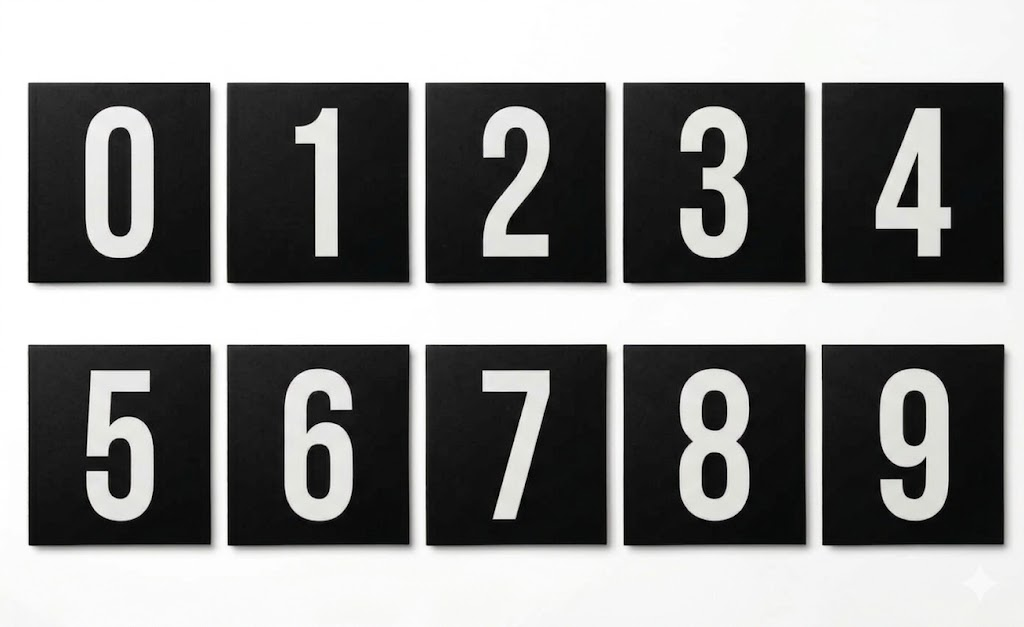
#> input picture Deep Learning/TensorFlow/data/Numbers.jpg, 1024 x 627 px, found by its file name
$ jupyter execute detect_and_generate_numbers.ipynb
#> lines starting #> are read from the running program, lines starting #| are printed output that depends on the picture; after the words box and inside, x2 and y2 are one past the last pixel; in counts of white or black regions, pixels touching at a corner belong together
[cell 1]
# This program will extract individual number from a image file and create separate image file for each number.
# This program needs OpenCV library, it can be installed as
#                 pip install opencv-python

import cv2
import numpy as np

def extract_digits_perfectly(image_path):
    # 1. Load the image
#> called with image_path = 'sample_data/images/Numbers.jpg'
    img = cv2.imread(image_path)
#> img is the input picture: shape (627, 1024, 3); mean B, G, R 136.1, 136.8, 136.6
    if img is None:
        print("Error: Could not load image. Check the file path.")
        return

    gray = cv2.cvtColor(img, cv2.COLOR_BGR2GRAY)

    # 2. Threshold the image to turn black squares white and white background black
    _, thresh = cv2.threshold(gray, 50, 255, cv2.THRESH_BINARY_INV)
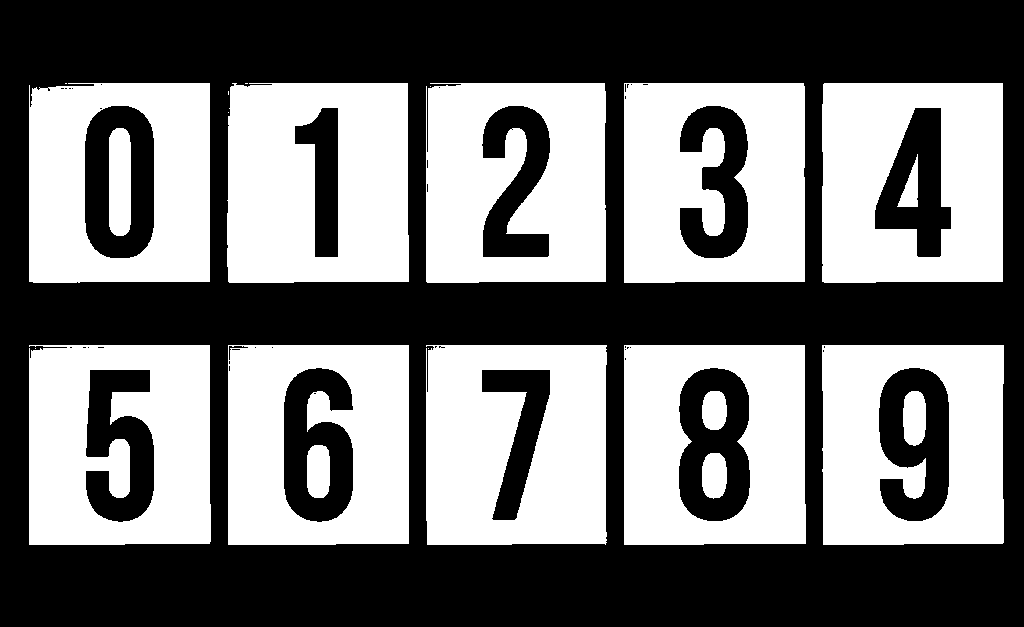
#> thresh: shape (627, 1024); 46.2% white; 23 white regions (7 under 20 px)

    # 3. Find the outlines (contours) of the squares
    contours, _ = cv2.findContours(thresh, cv2.RETR_EXTERNAL, cv2.CHAIN_APPROX_SIMPLE)
#> contours = 17 contours, 7 with area under 20; largest, box (x1, y1, x2, y2) and area: (624, 345, 806, 545) 35759, (228, 345, 409, 545) 35748, (624, 83, 805, 283) 35679, (822, 345, 1004, 545) 35656, (29, 345, 211, 545) 35646

    # 4. Filter contours to ensure we only select the digit boxes
    digit_boxes = []
    for cnt in contours:
        x, y, w, h = cv2.boundingRect(cnt)
        area = w * h
        # Only keep contours that look like a digit box (size filtering)
        if area > 1000 and w > 50 and h > 50:
            digit_boxes.append((x, y, w, h))
#> this loop made 17 passes
#> (x, y, w, h, area) on passes 3, 4, 5, 6, 7, 11, 12, 13, 15, 16: (822, 345, 182, 200, 36400), (624, 345, 182, 200, 36400), (426, 345, 181, 200, 36200), (228, 345, 181, 200, 36200), (29, 345, 182, 200, 36400), (822, 83, 181, 200, 36200), (624, 83, 181, 200, 36200), (426, 83, 180, 200, 36000), (227, 83, 182, 200, 36400), (29, 83, 181, 200, 36200)
#> after the loop, digit_boxes = [(822, 345, 182, 200), (624, 345, 182, 200), (426, 345, 181, 200), (228, 345, 181, 200), (29, 345, 182, 200), (822, 83, 181, 200), (624, 83, 181, 200), (426, 83, 180, 200), (227, 83, 182, 200), (29, 83, 181, 200)]

    print(f"Found {len(digit_boxes)} digit boxes.")
#| Found 10 digit boxes.

    # 5. Sort the boxes so they go from 0 to 9 (top row left-to-right, then bottom row)
    # Sort by Y coordinate first to separate the two rows
    digit_boxes.sort(key=lambda box: box[1])

    # Separate into top row (first 5) and bottom row (last 5) and sort each by X coordinate
    top_row = sorted(digit_boxes[:5], key=lambda box: box[0])
#> top_row = [(29, 83, 181, 200), (227, 83, 182, 200), (426, 83, 180, 200), (624, 83, 181, 200), (822, 83, 181, 200)]
    bottom_row = sorted(digit_boxes[5:], key=lambda box: box[0])
#> bottom_row = [(29, 345, 182, 200), (228, 345, 181, 200), (426, 345, 181, 200), (624, 345, 182, 200), (822, 345, 182, 200)]
    final_sorted_boxes = top_row + bottom_row
#> final_sorted_boxes = [(29, 83, 181, 200), (227, 83, 182, 200), (426, 83, 180, 200), (624, 83, 181, 200), (822, 83, 181, 200), (29, 345, 182, 200), (228, 345, 181, 200), (426, 345, 181, 200), (624, 345, 182, 200), (822, 345, 182, 200)]

    # 6. Crop and save each box precisely
    for idx, (x, y, w, h) in enumerate(final_sorted_boxes):
        cropped = img[y:y+h, x:x+w]
        filename = f"sample_data/images/digit_{idx}.jpg"
        cv2.imwrite(filename, cropped)
        print(f"Saved {filename} accurately.")
#> this loop made 10 passes
#> (x, y, w, filename) on passes 1 to 10: (29, 83, 181, 'sample_data/images/digit_0.jpg'), (227, 83, 182, 'sample_data/images/digit_1.jpg'), (426, 83, 180, 'sample_data/images/digit_2.jpg'), (624, 83, 181, 'sample_data/images/digit_3.jpg'), (822, 83, 181, 'sample_data/images/digit_4.jpg'), (29, 345, 182, 'sample_data/images/digit_5.jpg'), (228, 345, 181, 'sample_data/images/digit_6.jpg'), (426, 345, 181, 'sample_data/images/digit_7.jpg'), (624, 345, 182, 'sample_data/images/digit_8.jpg'), (822, 345, 182, 'sample_data/images/digit_9.jpg')
#| Saved sample_data/images/digit_0.jpg accurately.
#| Saved sample_data/images/digit_1.jpg accurately.
#| Saved sample_data/images/digit_2.jpg accurately.
#| Saved sample_data/images/digit_3.jpg accurately.
#| Saved sample_data/images/digit_4.jpg accurately.
#| Saved sample_data/images/digit_5.jpg accurately.
#| Saved sample_data/images/digit_6.jpg accurately.
#| Saved sample_data/images/digit_7.jpg accurately.
#> (further printed lines are left out)
#> pass 1, in extract_digits_perfectly, `cropped = img[y:y+h, x:x+w]`:
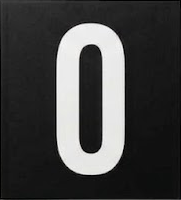
#> cropped: shape (200, 181, 3); mean B, G, R 65.9, 66.2, 66.1
#> pass 2, in extract_digits_perfectly, `cropped = img[y:y+h, x:x+w]`:
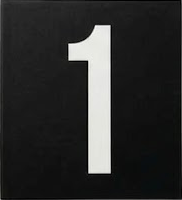
#> cropped: shape (200, 182, 3); mean B, G, R 43.6, 44.2, 43.9
#> pass 3, in extract_digits_perfectly, `cropped = img[y:y+h, x:x+w]`:
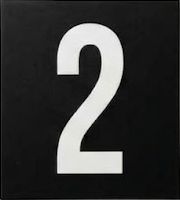
#> cropped: shape (200, 180, 3); mean B, G, R 53.4, 54.1, 53.9

# To run this, save your image as 'digits.png' in the same folder and uncomment below:
extract_digits_perfectly('sample_data/images/Numbers.jpg')
